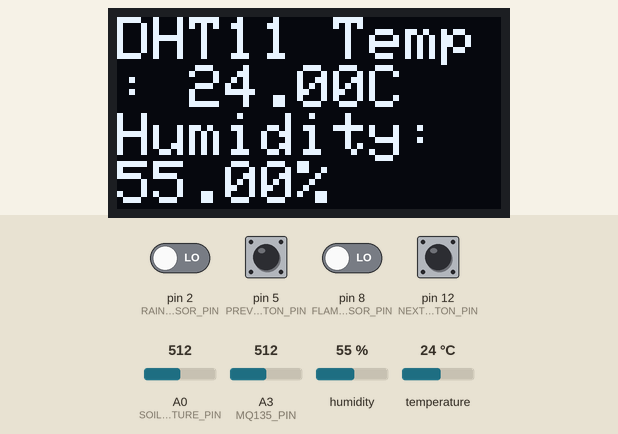
Bench run of a sketch on a simulated Arduino Uno, built with avr-gcc and run on an emulated ATmega328P. Shown: 128×64 one-colour display. The inputs (shaded band) are chosen by the test bench; at power-on: pin 5 (PREV_BUTTON_PIN), pin 12 (NEXT_BUTTON_PIN) HIGH, pin 2 (RAIN_SENSOR_PIN), pin 8 (FLAME_SENSOR_PIN) LOW, A0 (SOIL_MOISTURE_PIN) = 512, A3 (MQ135_PIN) = 512, humidity 55 %, temperature 24 °C. What the sketch prints to the serial monitor is not drawn.

Above: at 2.9 s.
3.0 s: pin 5 (PREV_BUTTON_PIN) pulled LOW for 1.25 s
At 5.0 s:
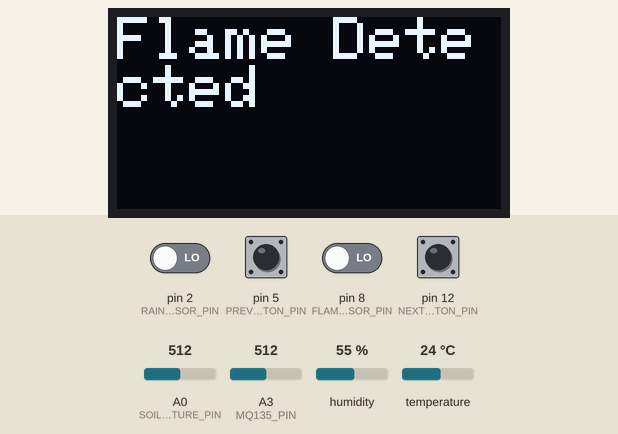
5.7 s: pin 8 (FLAME_SENSOR_PIN) driven HIGH
At 7.4 s:
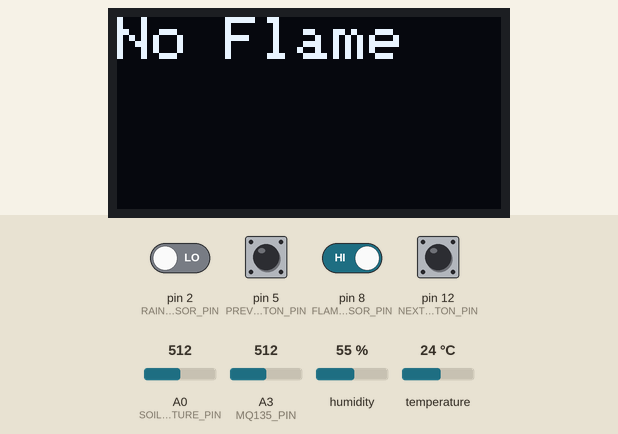
7.7 s: pin 12 (NEXT_BUTTON_PIN) pulled LOW for 3.2 s
At 11.2 s:
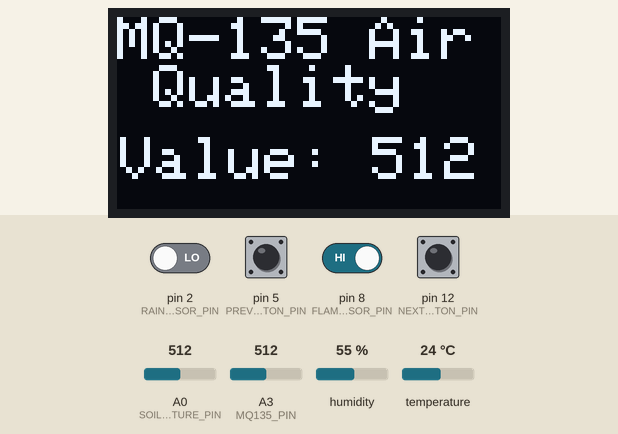
12.4 s: pin 12 (NEXT_BUTTON_PIN) pulled LOW for 1.25 s
At 14.2 s:
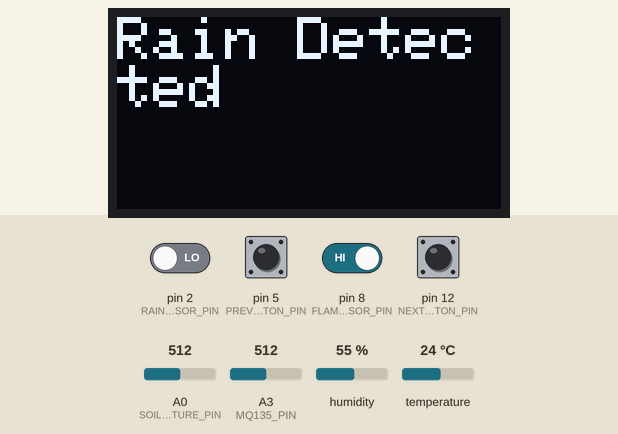
15.1 s: pin 12 (NEXT_BUTTON_PIN) pulled LOW for 1.25 s
At 17.7 s:
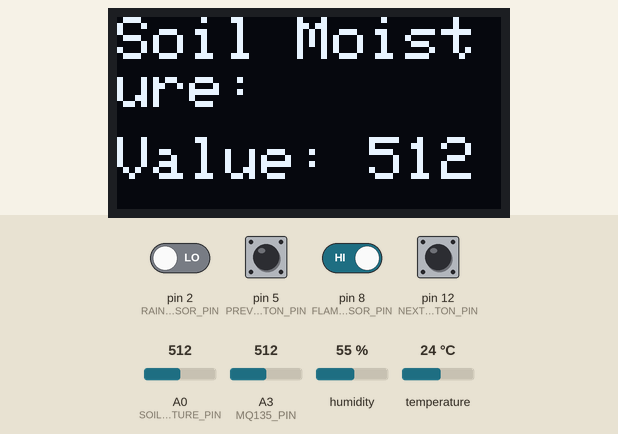
18.0 s: pin 12 (NEXT_BUTTON_PIN) pulled LOW for 1.25 s
At 19.4 s:
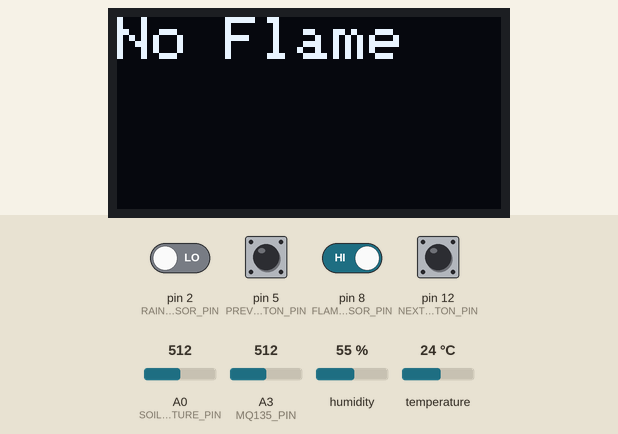
Timing chart, 0 to 21.0 s (numbered marks = the images above; inputs shaded):
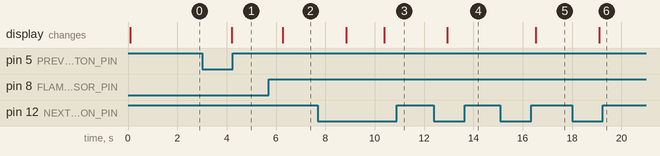

Measured:
- after the input at 3.0 s, the display: changes after 1.2 s (image 1)
- after the input at 5.7 s, the display: changes after 0.57 s (image 2)
- after the input at 7.7 s, the display: first changes after 1.2 s (image 3 shows a later state)
- after the input at 12.4 s, the display: changes after 0.55 s (image 4)
- after the input at 15.1 s, the display: changes after 1.4 s (image 5)
- after the input at 18.0 s, the display: changes after 1.1 s (image 6)

The sketch:

All_sensor_run_in_one_code_Agritech_kit.ino
```cpp
#include <DHT.h>
#include <Adafruit_GFX.h>
#include <Adafruit_SSD1306.h>
#include <SPI.h>
#include <Wire.h>

// OLED Configuration
#define SCREEN_WIDTH 128
#define SCREEN_HEIGHT 64
#define SCREEN_ADDRESS 0x3C
Adafruit_SSD1306 display(SCREEN_WIDTH, SCREEN_HEIGHT, &Wire, -1);


#define DHTPIN 13            // Digital pin connected to the DHT sensor
#define DHTTYPE DHT11       // Type of DHT sensor (DHT11 or DHT22)
#define MQ135_PIN A3        // Analog pin for the MQ-135 sensor
#define RAIN_SENSOR_PIN 2   // Digital pin for the rain sensor
#define SOIL_MOISTURE_PIN A0 // Analog pin for the soil moisture sensor
#define FLAME_SENSOR_PIN 8   // Digital pin for the temperature sensor
#define NEXT_BUTTON_PIN 12    // Digital pin connected to the "Next" button
#define PREV_BUTTON_PIN 5// Digital pin connected to the "Previous" button

DHT dht(DHTPIN, DHTTYPE);
int nextButtonState = 0;
int prevButtonState = 0;
int currentSensor = 1; // Default sensor is DHT11


void setup() {
  Serial.begin(9600);
  pinMode(NEXT_BUTTON_PIN, INPUT_PULLUP); // Use internal pull-up resistors
  pinMode(PREV_BUTTON_PIN, INPUT_PULLUP); // Use internal pull-up resistors
  dht.begin();
  pinMode(RAIN_SENSOR_PIN, INPUT);

// Initialize the OLED display
  if(!display.begin(SSD1306_SWITCHCAPVCC, SCREEN_ADDRESS)) {
    Serial.println(F("SSD1306 allocation failed"));
    for(;;);
  }
  //display.display();
  //delay(1000);  // Pause for 2 seconds
  display.clearDisplay();
  displayCurrentSensor();
}

void loop() {
  // Read the button states
  nextButtonState = digitalRead(NEXT_BUTTON_PIN);
  prevButtonState = digitalRead(PREV_BUTTON_PIN);

  if (nextButtonState == LOW) {
    // Move to the next sensor when the "Next" button is pressed
    currentSensor++;
    if (currentSensor > 5) {
      currentSensor = 1;
    }
    displayCurrentSensor();
    delay(500); // Debounce delay
  } else if (prevButtonState == LOW) {
    // Move to the previous sensor when the "Previous" button is pressed
    currentSensor--;
    if (currentSensor < 0) {
      currentSensor = 5;
    }
    displayCurrentSensor();
    delay(500); // Debounce delay
  }

  // Read and display sensor data based on the currentSensor value
  switch (currentSensor) {
    case 1:
      readDHT11();
      break;
    case 2:
       readMQ135();
      break;
    case 3:
      readRainSensor();
      break;
    case 4:
      readSoilMoisture();
      break;
    case 5:
      readFlameSensor();
      break;
    default:
      break;
  }
}

void displayCurrentSensor() {
  display.clearDisplay();
  display.setTextSize(2);
  display.setTextColor(SSD1306_WHITE);
  display.setCursor(0, 0);
  display.print("Sensor: ");
  display.print(currentSensor);
  display.setCursor(0, 1);
  display.print("Reading: ");
  display.print(sensorName(currentSensor));
}

String sensorName(int sensor) {
  switch (sensor) {
    case 1:
      return "DHT11 Temp & Hum";
    case 2:
      return "MQ-135 Air Qual";
    case 3:
      return "Rain Sensor";
    case 4:
      return "Soil Moisture";
    case 5:
      return "Flame Sensor";

    default:
      return "Unknown";

  }
}

void readDHT11() {
  float temperature = dht.readTemperature();
  float humidity = dht.readHumidity();

  display.clearDisplay();
  display.setTextSize(2);
  display.setTextColor(SSD1306_WHITE);
  display.setCursor(0, 0);
  display.print("DHT11 Temp: ");
  display.print(temperature);
  display.println("C");
  display.print("Humidity: ");
  display.print(humidity);
  display.println("%");
  display.display();

  Serial.print("DHT11 Sensor - Temperature: ");
  Serial.print(temperature);
  Serial.print("°C, Humidity: ");
  Serial.print(humidity);
  Serial.println("%");

  delay(1000);
}

void readMQ135() {
  int analogValue = analogRead(MQ135_PIN);

  display.clearDisplay();
  display.setTextSize(2);
  display.setTextColor(SSD1306_WHITE);
  display.setCursor(0, 0);
  display.print("MQ-135 Air Quality");
  display.setCursor(1, 40);
  display.print("Value: ");
  display.print(analogValue);
  display.display();

  Serial.print("MQ-135 Sensor - Air Quality: ");
  Serial.println(analogValue);

  delay(1000);
}

void readRainSensor() {
  int rainValue = digitalRead(RAIN_SENSOR_PIN);


  display.clearDisplay();
  display.setTextSize(2);
  display.setTextColor(SSD1306_WHITE);
  display.setCursor(0, 0);
  if (rainValue == LOW) {
    display.print("Rain Detected");
    Serial.println("Rain Detected");
  } else {
    display.print("No Rain");
    Serial.println("No Rain");
  }
  display.display();

  delay(1000);
}

void readSoilMoisture() {
  int soilMoisture = analogRead(SOIL_MOISTURE_PIN);


  display.clearDisplay();
  display.setTextSize(2);
  display.setTextColor(SSD1306_WHITE);
  display.setCursor(0, 0);
  display.print("Soil Moisture: ");
  display.setCursor(0, 40);
  display.print("Value: ");
  display.print(soilMoisture);
  display.display();

  Serial.print("Soil Moisture Sensor - Moisture Level: ");
  Serial.println(soilMoisture);

  delay(1000);
}

void readFlameSensor() {
  int flameValue = digitalRead(FLAME_SENSOR_PIN);

 display.clearDisplay();
  display.setTextSize(2);
  display.setTextColor(SSD1306_WHITE);
  display.setCursor(0, 0);

  if (flameValue == LOW) {

    display.print("Flame Detected");
    Serial.println("Flame Detected");
  } else {

    display.print("No Flame");
    Serial.println("No Flame");
  }
  display.display();
  delay(1000);
}
```

Source omitted: ion_with_Oled.c (data table, 9286 bytes), ent_with_Oled.c (data table, 8721 bytes), ion_with_Oled.c (data table, 8278 bytes), ion_with_Oled.c (data table, 8258 bytes)
